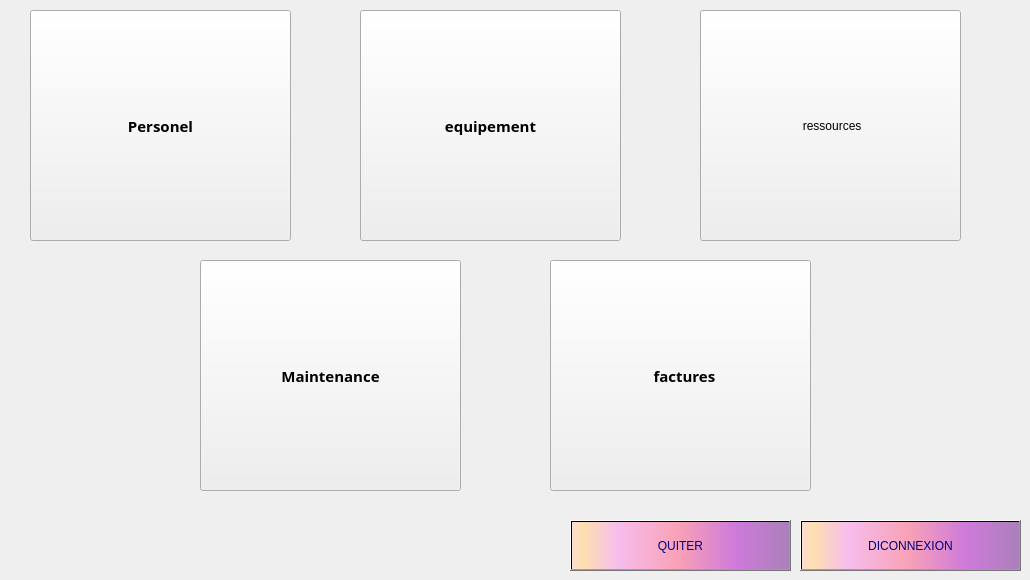
      <widget class="QWidget" name="page">
       <widget class="QPushButton" name="pushButton">
        <property name="geometry">
         <rect>
          <x>360</x>
          <y>10</y>
          <width>261</width>
          <height>231</height>
         </rect>
        </property>
        <property name="font">
         <font>
          <family>Script MT Bold</family>
          <pointsize>11</pointsize>
          <bold>true</bold>
         </font>
        </property>
        <property name="text">
         <string>equipement</string>
        </property>
        <property name="icon">
         <iconset resource="ressouces.qrc">
          <normaloff>:/images/cadeau.png</normaloff>:/images/cadeau.png</iconset>
        </property>
        <property name="iconSize">
         <size>
          <width>80</width>
          <height>80</height>
         </size>
        </property>
       </widget>
       <widget class="QPushButton" name="pushButton_2">
        <property name="geometry">
         <rect>
          <x>30</x>
          <y>10</y>
          <width>261</width>
          <height>231</height>
         </rect>
        </property>
        <property name="font">
         <font>
          <family>Script MT Bold</family>
          <pointsize>11</pointsize>
          <bold>true</bold>
         </font>
        </property>
        <property name="text">
         <string>Personel</string>
        </property>
        <property name="icon">
         <iconset resource="ressouces.qrc">
          <normaloff>:/images/user.png</normaloff>:/images/user.png</iconset>
        </property>
        <property name="iconSize">
         <size>
          <width>70</width>
          <height>70</height>
         </size>
        </property>
       </widget>
       <widget class="QPushButton" name="pushButton_3">
        <property name="geometry">
         <rect>
          <x>200</x>
          <y>260</y>
          <width>261</width>
          <height>231</height>
         </rect>
        </property>
        <property name="font">
         <font>
          <family>Script MT Bold</family>
          <pointsize>11</pointsize>
          <bold>true</bold>
         </font>
        </property>
        <property name="text">
         <string>Maintenance</string>
        </property>
        <property name="icon">
         <iconset resource="ressouces.qrc">
          <normaloff>:/images/ouvrier.png</normaloff>:/images/ouvrier.png</iconset>
        </property>
        <property name="iconSize">
         <size>
          <width>70</width>
          <height>70</height>
         </size>
        </property>
       </widget>
       <widget class="QPushButton" name="close">
        <property name="geometry">
         <rect>
          <x>570</x>
          <y>520</y>
          <width>221</width>
          <height>51</height>
         </rect>
        </property>
        <property name="styleSheet">
         <string notr="true">background-color: qlineargradient(spread:pad, x1:1, y1:0, x2:1, y2:0, stop:0.919598 rgba(255, 0, 111, 255), stop:0.98 rgba(0, 0, 0, 255), stop:1 rgba(235, 148, 61, 255));
color: rgb(0, 0, 127);
background-color: qlineargradient(spread:pad, x1:0, y1:0, x2:1, y2:0, stop:0.0100503 rgba(252, 222, 204, 255), stop:0.0502513 rgba(254, 223, 175, 255), stop:0.211055 rgba(246, 189, 237, 255), stop:0.487437 rgba(249, 162, 183, 255), stop:0.753769 rgba(206, 122, 218, 255), stop:1 rgba(170, 128, 185, 255));</string>
        </property>
        <property name="text">
         <string>QUITER</string>
        </property>
       </widget>
       <widget class="QPushButton" name="pushButton_11">
        <property name="geometry">
         <rect>
          <x>800</x>
          <y>520</y>
          <width>221</width>
          <height>51</height>
         </rect>
        </property>
        <property name="styleSheet">
         <string notr="true">background-color: qlineargradient(spread:pad, x1:1, y1:0, x2:1, y2:0, stop:0.919598 rgba(255, 0, 111, 255), stop:0.98 rgba(0, 0, 0, 255), stop:1 rgba(235, 148, 61, 255));
color: rgb(0, 0, 127);
background-color: qlineargradient(spread:pad, x1:0, y1:0, x2:1, y2:0, stop:0.0100503 rgba(252, 222, 204, 255), stop:0.0502513 rgba(254, 223, 175, 255), stop:0.211055 rgba(246, 189, 237, 255), stop:0.487437 rgba(249, 162, 183, 255), stop:0.753769 rgba(206, 122, 218, 255), stop:1 rgba(170, 128, 185, 255));</string>
        </property>
        <property name="text">
         <string>DICONNEXION</string>
        </property>
       </widget>
       <widget class="QPushButton" name="pushButton_12">
        <property name="geometry">
         <rect>
          <x>700</x>
          <y>10</y>
          <width>261</width>
          <height>231</height>
         </rect>
        </property>
        <property name="styleSheet">
         <string notr="true">font: 700 12pt &quot;Segoe UI&quot;;</string>
        </property>
        <property name="text">
         <string> ressources</string>
        </property>
        <property name="icon">
         <iconset resource="ressouces.qrc">
          <normaloff>:/images/layers.png</normaloff>:/images/layers.png</iconset>
        </property>
        <property name="iconSize">
         <size>
          <width>60</width>
          <height>60</height>
         </size>
        </property>
       </widget>
       <widget class="QPushButton" name="pushButton_13">
        <property name="geometry">
         <rect>
          <x>550</x>
          <y>260</y>
          <width>261</width>
          <height>231</height>
         </rect>
        </property>
        <property name="font">
         <font>
          <family>Script MT Bold</family>
          <pointsize>11</pointsize>
          <bold>true</bold>
         </font>
        </property>
        <property name="text">
         <string>  factures</string>
        </property>
        <property name="icon">
         <iconset resource="ressouces.qrc">
          <normaloff>:/images/coins.png</normaloff>:/images/coins.png</iconset>
        </property>
        <property name="iconSize">
         <size>
          <width>70</width>
          <height>70</height>
         </size>
        </property>
       </widget>
      </widget>
